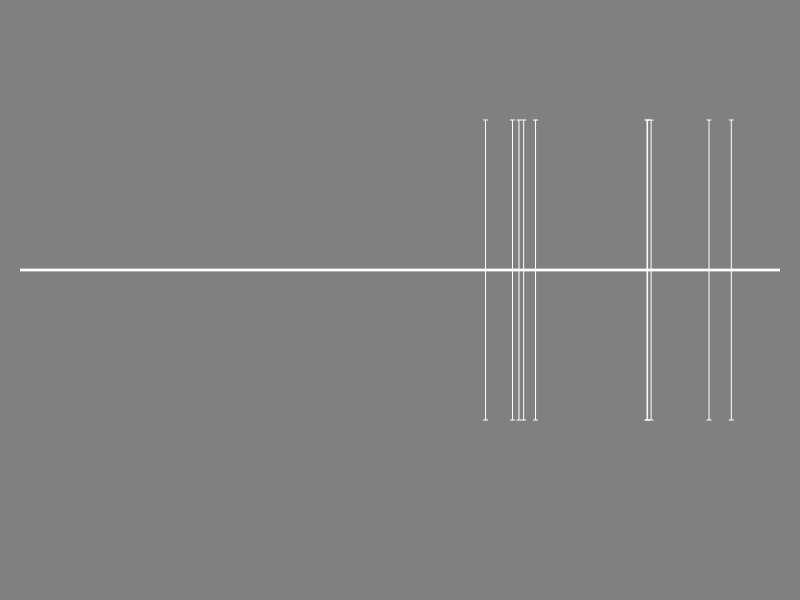

Here is the MATLAB script that generated this plot: (Note: this script raises an error after producing the figure.)
m = 0.7857;     % provide mean [0.175, 0.25, 0.5, 0.6]
v = 0.15^2;  % provide stdev^2
n = 10;     % number of ratings to display
a = 11
z = zeros(n,2)


set(0, 'defaultFigurePosition', [300 400 400 120], 'defaultFigureColor' , [.5 .5 .5], ...
    'defaultLineColor', [1 1 1])
set(0, 'DefaultFigureInvertHardcopy', 'off')

mu = log(m/(sqrt(1 + v/m^2)));
s = sqrt(log(1 + v/m^2));
lognormdist = makedist('lognormal','mu',mu, 'sigma',s);  % creates lognormal distribution with mean m and stdev sqrt(v)

%fid = fopen('stimulilv1.txt','w');   % opens textfile to write stimulus parameters
%fprintf(fid, '%s %d %s %d \n', 'mean = ', m, 'stdev = ', sqrt(v))
%fprintf(fid, '%s \t %s \t %s \t %s \t %s \t %s \t \n', 'Stimulusfile', 'Mean', 'StDev','Min', 'Max',  'IndivRatings') 

f = 1
%for f = 1:1   % creates and saves figures as bmp

    close all
    
    stim(f).ratings = random(lognormdist, n,1);  % draws 10 values from normal distribution as defined above
    
    for i = 1:length(stim(f).ratings)
        while stim(f).ratings(i) < 0 | stim(f).ratings(i) > 1 | ~isreal(stim(f).ratings(i))   % if outside of bounds [0 1] repeat until sample found
            stim(f).ratings(i) = random(lognormdist, 1,1);
        end
    end
    
    stim(f).ratingsmean = mean(stim(f).ratings);
    stim(f).ratingsstdev = std(stim(f).ratings);
    stim(f).min = min(stim(f).ratings);
    stim(f).max = max(stim(f).ratings);

    % draws figure
   figure1 = figure('Color',[.5 .5 .5], 'Position', [800 400 600 250]);
    axes1 = axes('Parent', figure1, 'Position', [0.025 0.30 0.95 0.5], ...
                 'Color', [.5 .5 .5], 'YColor', [.5 .5 .5],...
                 'XColor', [.5 .5 .5]);
    hold(axes1, 'all');

    anchors = []
    anchors.points = [0 .1 .2 .3 .4 .5 .6 .7 .8 .9 1]';
    line([0,1], [0 0], 'Color', 'w', 'LineWidth', 2); hold on;
    %plot(anchors.points, 1, '.', 'MarkerSize', 1, 'Color',[.5 .5 .5]); hold on;
    %errorbar(anchors.points, zeros(a,1), z, 'black', 'LineWidth', .5); hold on;
    plot(stim(f).ratings, 1, '.', 'MarkerSize', 1, 'Color',[.5 .5 .5]); hold on;
    errorbar(stim(f).ratings, zeros(n,1), (ones(n,1)), 'w', 'LineWidth', 1); hold on;

   

    strpos = {'Extremely', 'Positive'};
    strneg = {'Extremely', 'Negative'};
    strl = 'l'
    l1 = text(.85, -.85,strpos,'FontSize',16, 'Color',[1 1 1]); hold on;
    l2 = text(0, -.85,strneg,'FontSize',16, 'Color',[1 1 1]); hold on;
     
    %Gotta be a better way to iterate over the list [0:.1:1], but
    %can't figure it out now
    a0 =  text(0, 0, 'l','FontSize',16, 'Color',[1 1 1]); hold on;
    a1 =  text(0.1, 0, 'l','FontSize',16, 'Color',[1 1 1]); hold on;
    a2 =  text(0.1, 0, 'l','FontSize',16, 'Color',[1 1 1]); hold on;
    a3 =  text(0.2, 0, 'l','FontSize',16, 'Color',[1 1 1]); hold on;
    a4 =  text(0.3, 0, 'l','FontSize',16, 'Color',[1 1 1]); hold on;
    a5 =  text(0.4, 0, 'l','FontSize',16, 'Color',[1 1 1]); hold on;
    a6 =  text(0.5, 0, 'l','FontSize',16, 'Color',[1 1 1]); hold on;
    a7 =  text(0.6, 0, 'l','FontSize',16, 'Color',[1 1 1]); hold on;
    a8 =  text(0.7, 0, 'l','FontSize',16, 'Color',[1 1 1]); hold on;
    a9 =  text(0.8, 0, 'l','FontSize',16, 'Color',[1 1 1]); hold on;
    a10 =  text(0.9, 0, 'l','FontSize',16, 'Color',[1 1 1]); hold on;
    a11 =  text(1, 0, 'l','FontSize',16, 'Color',[1 1 1]); hold on;

    xlim([0 1])
    ylim([-0.5 0.5])
    box off